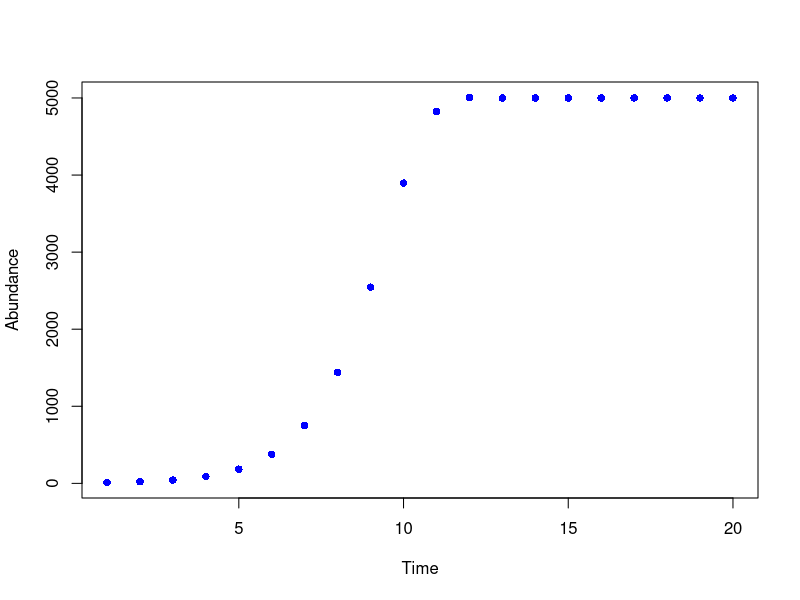

The R script that drew this image:
### Maizy Brasher
### EBIO 4420
### Lab 08

setwd("C:/Users/maizy/CompBio/CompBioLabsHw/Labs/Lab08")

# Use code from Lab04 to create a function to plot discrete-time logistic growth

discretelogGrowth <- function( r, K, numgen, initpop ) {
  
  Time <- seq(1, numgen) # vector for time
  Abundance <- rep (0, numgen) # pre-allocated vector for population
  Abundance[1] <- initpop  # make the first value the starting population
  
  for ( i in 2:numgen ) {
    Abundance[i] <- Abundance[i - 1] + ( r * Abundance[i - 1] * ( K - Abundance[i - 1] ) / K )
  }
  
  plot( Time, Abundance, col = "blue", pch = 16 )
  
  return( Abundance )
  
}

# Call the function with sample parameters 

growthrate <- 1.08
carryingcap <- 5000
numgen <- 20
initpop <- 10

samplepop <- discretelogGrowth(growthrate, carryingcap, numgen, initpop)


# Write data set as file

Generations <- seq(1:numgen)
Abundance <- samplepop

popdata <- cbind(Generations, Abundance)

write.csv(popdata, file = "Lab08_popdata.csv", row.names = FALSE)
